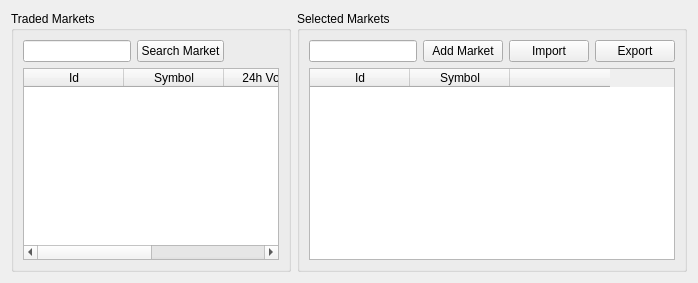
          <widget class="QWidget" name="tab">
           <property name="styleSheet">
            <string notr="true"/>
           </property>
           <attribute name="title">
            <string>Markets</string>
           </attribute>
           <layout class="QGridLayout" name="gridLayout_15">
            <item row="0" column="0">
             <layout class="QHBoxLayout" name="horizontalLayout_3">
              <item>
               <widget class="QGroupBox" name="groupBox_14">
                <property name="styleSheet">
                 <string notr="true"/>
                </property>
                <property name="title">
                 <string>Traded Markets</string>
                </property>
                <layout class="QGridLayout" name="gridLayout_16">
                 <item row="0" column="0">
                  <layout class="QFormLayout" name="formLayout_11">
                   <item row="0" column="0">
                    <widget class="QLineEdit" name="txtSearchMarket">
                     <property name="styleSheet">
                      <string notr="true"/>
                     </property>
                    </widget>
                   </item>
                   <item row="0" column="1">
                    <widget class="QPushButton" name="btnSearchMarket">
                     <property name="sizePolicy">
                      <sizepolicy hsizetype="Fixed" vsizetype="Fixed">
                       <horstretch>0</horstretch>
                       <verstretch>0</verstretch>
                      </sizepolicy>
                     </property>
                     <property name="styleSheet">
                      <string notr="true"/>
                     </property>
                     <property name="text">
                      <string>Search Market</string>
                     </property>
                    </widget>
                   </item>
                  </layout>
                 </item>
                 <item row="1" column="0">
                  <layout class="QVBoxLayout" name="verticalLayout_3">
                   <item>
                    <widget class="QTableWidget" name="tblTradedMarkets">
                     <property name="enabled">
                      <bool>true</bool>
                     </property>
                     <property name="styleSheet">
                      <string notr="true"/>
                     </property>
                     <column>
                      <property name="text">
                       <string>Id</string>
                      </property>
                     </column>
                     <column>
                      <property name="text">
                       <string>Symbol</string>
                      </property>
                     </column>
                     <column>
                      <property name="text">
                       <string>24h Volume</string>
                      </property>
                     </column>
                     <column>
                      <property name="text">
                       <string>24h Price</string>
                      </property>
                     </column>
                    </widget>
                   </item>
                  </layout>
                 </item>
                </layout>
               </widget>
              </item>
              <item>
               <widget class="QGroupBox" name="groupBox_11">
                <property name="title">
                 <string>Selected Markets</string>
                </property>
                <layout class="QGridLayout" name="gridLayout_17">
                 <item row="0" column="0">
                  <layout class="QVBoxLayout" name="verticalLayout">
                   <item>
                    <layout class="QHBoxLayout" name="horizontalLayout_12">
                     <item>
                      <widget class="QLineEdit" name="txtNewSelectedMarket">
                       <property name="styleSheet">
                        <string notr="true"/>
                       </property>
                      </widget>
                     </item>
                     <item>
                      <widget class="QPushButton" name="btnAddSelectedMarket">
                       <property name="sizePolicy">
                        <sizepolicy hsizetype="Fixed" vsizetype="Fixed">
                         <horstretch>0</horstretch>
                         <verstretch>0</verstretch>
                        </sizepolicy>
                       </property>
                       <property name="styleSheet">
                        <string notr="true"/>
                       </property>
                       <property name="text">
                        <string>Add Market</string>
                       </property>
                      </widget>
                     </item>
                     <item>
                      <widget class="QPushButton" name="btnImportSelectedMarkets">
                       <property name="styleSheet">
                        <string notr="true"/>
                       </property>
                       <property name="text">
                        <string>Import</string>
                       </property>
                      </widget>
                     </item>
                     <item>
                      <widget class="QPushButton" name="btnExportSelectedMarkets">
                       <property name="styleSheet">
                        <string notr="true"/>
                       </property>
                       <property name="text">
                        <string>Export</string>
                       </property>
                      </widget>
                     </item>
                    </layout>
                   </item>
                   <item>
                    <widget class="QTableWidget" name="tblSelectedMarket">
                     <property name="enabled">
                      <bool>true</bool>
                     </property>
                     <property name="styleSheet">
                      <string notr="true"/>
                     </property>
                     <column>
                      <property name="text">
                       <string>Id</string>
                      </property>
                     </column>
                     <column>
                      <property name="text">
                       <string>Symbol</string>
                      </property>
                     </column>
                     <column>
                      <property name="text">
                       <string/>
                      </property>
                     </column>
                    </widget>
                   </item>
                  </layout>
                 </item>
                </layout>
               </widget>
              </item>
             </layout>
            </item>
           </layout>
          </widget>
